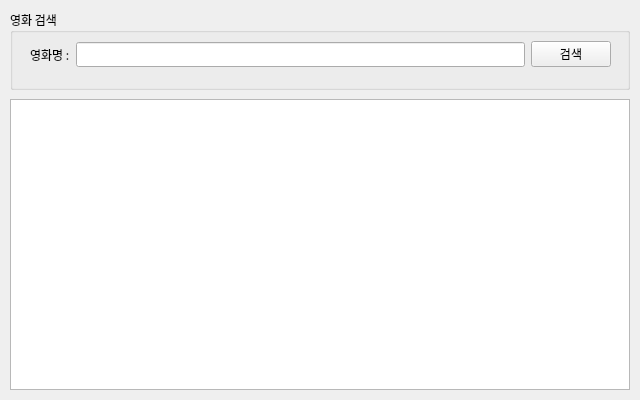
<?xml version="1.0" encoding="UTF-8"?>
<ui version="4.0">
 <class>FrmMain</class>
 <widget class="QWidget" name="FrmMain">
  <property name="geometry">
   <rect>
    <x>0</x>
    <y>0</y>
    <width>640</width>
    <height>400</height>
   </rect>
  </property>
  <property name="sizePolicy">
   <sizepolicy hsizetype="Fixed" vsizetype="Maximum">
    <horstretch>0</horstretch>
    <verstretch>0</verstretch>
   </sizepolicy>
  </property>
  <property name="minimumSize">
   <size>
    <width>640</width>
    <height>400</height>
   </size>
  </property>
  <property name="maximumSize">
   <size>
    <width>640</width>
    <height>400</height>
   </size>
  </property>
  <property name="font">
   <font>
    <family>나눔고딕</family>
   </font>
  </property>
  <property name="windowTitle">
   <string>네이버API영화검색앱</string>
  </property>
  <widget class="QWidget" name="verticalLayoutWidget">
   <property name="geometry">
    <rect>
     <x>10</x>
     <y>10</y>
     <width>620</width>
     <height>80</height>
    </rect>
   </property>
   <layout class="QVBoxLayout" name="searchLayout">
    <item>
     <widget class="QGroupBox" name="groupBox">
      <property name="title">
       <string>영화 검색</string>
      </property>
      <widget class="QWidget" name="layoutWidget">
       <property name="geometry">
        <rect>
         <x>20</x>
         <y>24</y>
         <width>581</width>
         <height>41</height>
        </rect>
       </property>
       <layout class="QHBoxLayout" name="horizontalLayout">
        <item>
         <widget class="QLabel" name="label">
          <property name="text">
           <string>영화명 :</string>
          </property>
         </widget>
        </item>
        <item>
         <widget class="QLineEdit" name="txtSearch"/>
        </item>
        <item>
         <widget class="QPushButton" name="btnSearch">
          <property name="text">
           <string>검색</string>
          </property>
         </widget>
        </item>
       </layout>
      </widget>
     </widget>
    </item>
   </layout>
  </widget>
  <widget class="QWidget" name="verticalLayoutWidget_2">
   <property name="geometry">
    <rect>
     <x>10</x>
     <y>99</y>
     <width>620</width>
     <height>291</height>
    </rect>
   </property>
   <layout class="QVBoxLayout" name="resultLayout">
    <item>
     <widget class="QTableWidget" name="tblResult"/>
    </item>
   </layout>
  </widget>
 </widget>
 <resources/>
 <connections/>
</ui>
